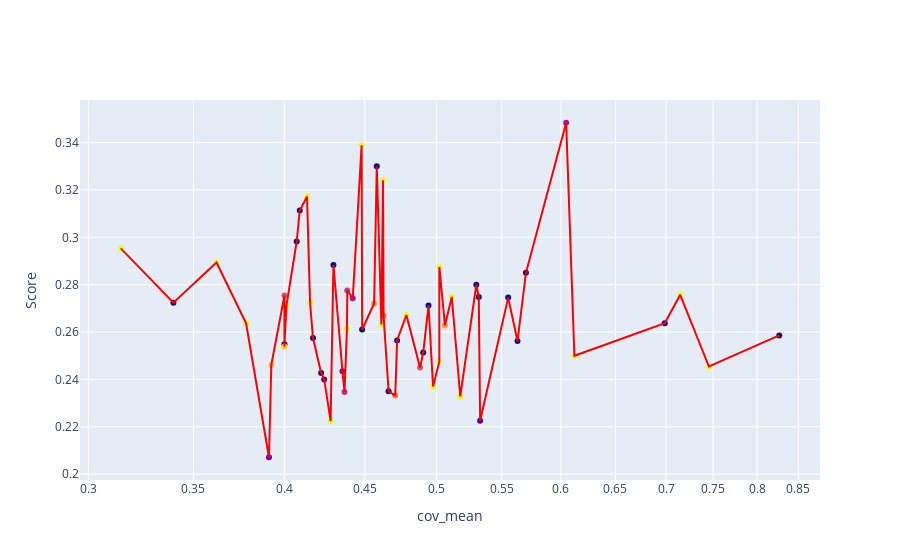

Here is the notebook cell this chart was saved with:
### Code cell
import plotly.graph_objs as go
import collections
import numpy as np


# Modified function to create an interactive plot using Plotly within a Jupyter Notebook
def plot_average_scores_plotly(dataset_scores, model_scores, color_mapping, 
                              model_list=None, x_key='n_samples',
                              log_axis=False, title=None):
    avg_dataset_scores = collections.defaultdict(lambda: collections.defaultdict(list))
    avg_scores = {'score': [], x_key: []} 

    # Create Plotly figure
    fig = go.Figure()

    for dataset in dataset_scores:
        if model_list is None:
            avg_dataset_scores[dataset]['score'] = np.mean(dataset_scores[dataset]['score'])
            avg_dataset_scores[dataset][x_key] = np.mean(dataset_scores[dataset][x_key])
        else:
            model_indices = [i for i, model in enumerate(model_scores.keys()) if model in model_list]
            avg_dataset_scores[dataset]['score'] = np.mean([dataset_scores[dataset]['score'][i] for i in model_indices])
            avg_dataset_scores[dataset][x_key] = np.mean([dataset_scores[dataset][x_key][i] for i in model_indices])

        # Append data for plotting
        avg_scores['score'].append(avg_dataset_scores[dataset]['score'])
        avg_scores[x_key].append(avg_dataset_scores[dataset][x_key])
        
        # Add trace for each dataset to the figure
        fig.add_trace(go.Scatter(
            x=[avg_dataset_scores[dataset][x_key]],
            y=[avg_dataset_scores[dataset]['score']],
            text=[dataset],  # Will show this text on hover
            mode='markers',
            marker=dict(color=color_mapping[dataset]),
            name=dataset
        ))

    # sort by x_key (e.g., 'n_samples')
    sorted_indices = np.argsort(avg_scores[x_key])
    sorted_scores = np.array(avg_scores['score'])[sorted_indices]
    sorted_x_values = np.array(avg_scores[x_key])[sorted_indices]

    # Add sorted average line to the figure
    fig.add_trace(go.Scatter(
        x=sorted_x_values,
        y=sorted_scores,
        mode='lines',
        marker=dict(color='red'),
        name='Average'
    ))

    # Set log axis if specified
    if log_axis:
        fig.update_xaxes(type='log')

    # Update layout with title and axis labels
    fig.update_layout(
        title=title,
        xaxis_title=x_key,
        yaxis_title='Score',
        hovermode='closest'
    )

    # disable legend
    fig.update_layout(showlegend=False)

    # Show figure
    fig.show()

    return avg_scores

avg_scores = plot_average_scores_plotly(dataset_scores, 
                                       model_scores, 
                                       color_mapping,
                                       model_list=large_models,
                                       log_axis=LOG_AXIS,
                                       x_key='cov_mean',)

### Figure 1 — Plotly figure (JSON) as saved in the notebook; plotly's stock layout.template omitted (floating-point values rounded to 4 significant figures)
{"data": [{"marker": {"color": [0.86, 0.3712, 0.34]}, "mode": "markers", "name": "world_religions", "text": ["world_religions"], "type": "scatter", "x": [0.3146], "y": [0.2953]}, {"marker": {"color": [0.86, 0.4269, 0.34]}, "mode": "markers", "name": "anatomy", "text": ["anatomy"], "type": "scatter", "x": [0.4622], "y": [0.3241]}, {"marker": {"color": [0.86, 0.4826, 0.34]}, "mode": "markers", "name": "international_law", "text": ["international_law"], "type": "scatter", "x": [0.4479], "y": [0.3388]}, {"marker": {"color": [0.86, 0.5383, 0.34]}, "mode": "markers", "name": "college_biology", "text": ["college_biology"], "type": "scatter", "x": [0.4153], "y": [0.2726]}, {"marker": {"color": [0.86, 0.5941, 0.34]}, "mode": "markers", "name": "college_physics", "text": ["college_physics"], "type": "scatter", "x": [0.5176], "y": [0.2328]}, {"marker": {"color": [0.86, 0.6498, 0.34]}, "mode": "markers", "name": "professional_medicine", "text": ["professional_medicine"], "type": "scatter", "x": [0.7147], "y": [0.2757]}, {"marker": {"color": [0.86, 0.7055, 0.34]}, "mode": "markers", "name": "elementary_mathematics", "text": ["elementary_mathematics"], "type": "scatter", "x": [0.4783], "y": [0.2672]}, {"marker": {"color": [0.86, 0.7612, 0.34]}, "mode": "markers", "name": "logical_fallacies", "text": ["logical_fallacies"], "type": "scatter", "x": [0.4012], "y": [0.2715]}, {"marker": {"color": [0.86, 0.8169, 0.34]}, "mode": "markers", "name": "abstract_algebra", "text": ["abstract_algebra"], "type": "scatter", "x": [0.502], "y": [0.2475]}, {"marker": {"color": [0.8474, 0.86, 0.34]}, "mode": "markers", "name": "high_school_geography", "text": ["high_school_geography"], "type": "scatter", "x": [0.4384], "y": [0.2614]}, {"marker": {"color": [0.7917, 0.86, 0.34]}, "mode": "markers", "name": "human_sexuality", "text": ["human_sexuality"], "type": "scatter", "x": [0.3924], "y": [0.2462]}, {"marker": {"color": [0.7359, 0.86, 0.34]}, "mode": "markers", "name": "professional_psychology", "text": ["professional_psychology"], "type": "scatter", "x": [0.4562], "y": [0.2721]}, {"marker": {"color": [0.6802, 0.86, 0.34]}, "mode": "markers", "name": "high_school_biology", "text": ["high_school_biology"], "type": "scatter", "x": [0.4626], "y": [0.2669]}, {"marker": {"color": [0.6245, 0.86, 0.34]}, "mode": "markers", "name": "jurisprudence", "text": ["jurisprudence"], "type": "scatter", "x": [0.4], "y": [0.2755]}, {"marker": {"color": [0.5688, 0.86, 0.34]}, "mode": "markers", "name": "econometrics", "text": ["econometrics"], "type": "scatter", "x": [0.4368], "y": [0.2346]}, {"marker": {"color": [0.5131, 0.86, 0.34]}, "mode": "markers", "name": "high_school_statistics", "text": ["high_school_statistics"], "type": "scatter", "x": [0.6046], "y": [0.3484]}, {"marker": {"color": [0.4574, 0.86, 0.34]}, "mode": "markers", "name": "security_studies", "text": ["security_studies"], "type": "scatter", "x": [0.391], "y": [0.2071]}, {"marker": {"color": [0.4017, 0.86, 0.34]}, "mode": "markers", "name": "college_medicine", "text": ["college_medicine"], "type": "scatter", "x": [0.5329], "y": [0.2225]}, {"marker": {"color": [0.3459, 0.86, 0.34]}, "mode": "markers", "name": "high_school_psychology", "text": ["high_school_psychology"], "type": "scatter", "x": [0.4903], "y": [0.2514]}, {"marker": {"color": [0.34, 0.86, 0.3898]}, "mode": "markers", "name": "professional_law", "text": ["professional_law"], "type": "scatter", "x": [0.563], "y": [0.2562]}, {"marker": {"color": [0.34, 0.86, 0.4455]}, "mode": "markers", "name": "high_school_chemistry", "text": ["high_school_chemistry"], "type": "scatter", "x": [0.4483], "y": [0.2611]}, {"marker": {"color": [0.34, 0.86, 0.5012]}, "mode": "markers", "name": "professional_accounting", "text": ["professional_accounting"], "type": "scatter", "x": [0.5319], "y": [0.2748]}, {"marker": {"color": [0.34, 0.86, 0.5569]}, "mode": "markers", "name": "high_school_us_history", "text": ["high_school_us_history"], "type": "scatter", "x": [0.8265], "y": [0.2586]}, {"marker": {"color": [0.34, 0.86, 0.6126]}, "mode": "markers", "name": "business_ethics", "text": ["business_ethics"], "type": "scatter", "x": [0.466], "y": [0.235]}, {"marker": {"color": [0.34, 0.86, 0.6683]}, "mode": "markers", "name": "public_relations", "text": ["public_relations"], "type": "scatter", "x": [0.4091], "y": [0.3114]}, {"marker": {"color": [0.34, 0.86, 0.7241]}, "mode": "markers", "name": "marketing", "text": ["marketing"], "type": "scatter", "x": [0.4171], "y": [0.2575]}, {"marker": {"color": [0.34, 0.86, 0.7798]}, "mode": "markers", "name": "machine_learning", "text": ["machine_learning"], "type": "scatter", "x": [0.5554], "y": [0.2746]}, {"marker": {"color": [0.34, 0.86, 0.8355]}, "mode": "markers", "name": "nutrition", "text": ["nutrition"], "type": "scatter", "x": [0.4941], "y": [0.2712]}, {"marker": {"color": [0.34, 0.8288, 0.86]}, "mode": "markers", "name": "high_school_world_history", "text": ["high_school_world_history"], "type": "scatter", "x": [0.6987], "y": [0.2637]}, {"marker": {"color": [0.34, 0.7731, 0.86]}, "mode": "markers", "name": "moral_scenarios", "text": ["moral_scenarios"], "type": "scatter", "x": [0.4221], "y": [0.2427]}, {"marker": {"color": [0.34, 0.7174, 0.86]}, "mode": "markers", "name": "college_computer_science", "text": ["college_computer_science"], "type": "scatter", "x": [0.53], "y": [0.28]}, {"marker": {"color": [0.34, 0.6617, 0.86]}, "mode": "markers", "name": "management", "text": ["management"], "type": "scatter", "x": [0.4], "y": [0.2549]}, {"marker": {"color": [0.34, 0.6059, 0.86]}, "mode": "markers", "name": "moral_disputes", "text": ["moral_disputes"], "type": "scatter", "x": [0.3399], "y": [0.2724]}, {"marker": {"color": [0.34, 0.5502, 0.86]}, "mode": "markers", "name": "conceptual_physics", "text": ["conceptual_physics"], "type": "scatter", "x": [0.4298], "y": [0.2883]}, {"marker": {"color": [0.34, 0.4945, 0.86]}, "mode": "markers", "name": "high_school_mathematics", "text": ["high_school_mathematics"], "type": "scatter", "x": [0.4719], "y": [0.2565]}, {"marker": {"color": [0.34, 0.4388, 0.86]}, "mode": "markers", "name": "high_school_computer_science", "text": ["high_school_computer_science"], "type": "scatter", "x": [0.57], "y": [0.285]}, {"marker": {"color": [0.34, 0.3831, 0.86]}, "mode": "markers", "name": "global_facts", "text": ["global_facts"], "type": "scatter", "x": [0.458], "y": [0.33]}, {"marker": {"color": [0.3526, 0.34, 0.86]}, "mode": "markers", "name": "virology", "text": ["virology"], "type": "scatter", "x": [0.4072], "y": [0.2982]}, {"marker": {"color": [0.4083, 0.34, 0.86]}, "mode": "markers", "name": "medical_genetics", "text": ["medical_genetics"], "type": "scatter", "x": [0.424], "y": [0.24]}, {"marker": {"color": [0.4641, 0.34, 0.86]}, "mode": "markers", "name": "astronomy", "text": ["astronomy"], "type": "scatter", "x": [0.4355], "y": [0.2434]}, {"marker": {"color": [0.5198, 0.34, 0.86]}, "mode": "markers", "name": "miscellaneous", "text": ["miscellaneous"], "type": "scatter", "x": [0.4421], "y": [0.2743]}, {"marker": {"color": [0.5755, 0.34, 0.86]}, "mode": "markers", "name": "electrical_engineering", "text": ["electrical_engineering"], "type": "scatter", "x": [0.4386], "y": [0.2776]}, {"marker": {"color": [0.6312, 0.34, 0.86]}, "mode": "markers", "name": "us_foreign_policy", "text": ["us_foreign_policy"], "type": "scatter", "x": [0.488], "y": [0.245]}, {"marker": {"color": [0.6869, 0.34, 0.86]}, "mode": "markers", "name": "high_school_microeconomics", "text": ["high_school_microeconomics"], "type": "scatter", "x": [0.4706], "y": [0.2332]}, {"marker": {"color": [0.7426, 0.34, 0.86]}, "mode": "markers", "name": "high_school_macroeconomics", "text": ["high_school_macroeconomics"], "type": "scatter", "x": [0.5062], "y": [0.2628]}, {"marker": {"color": [0.7983, 0.34, 0.86]}, "mode": "markers", "name": "prehistory", "text": ["prehistory"], "type": "scatter", "x": [0.4], "y": [0.2539]}, {"marker": {"color": [0.8541, 0.34, 0.86]}, "mode": "markers", "name": "college_mathematics", "text": ["college_mathematics"], "type": "scatter", "x": [0.612], "y": [0.25]}, {"marker": {"color": [0.86, 0.34, 0.8102]}, "mode": "markers", "name": "human_aging", "text": ["human_aging"], "type": "scatter", "x": [0.4135], "y": [0.3173]}, {"marker": {"color": [0.86, 0.34, 0.7545]}, "mode": "markers", "name": "computer_security", "text": ["computer_security"], "type": "scatter", "x": [0.502], "y": [0.2875]}, {"marker": {"color": [0.86, 0.34, 0.6988]}, "mode": "markers", "name": "high_school_government_and_politics", "text": ["high_school_government_and_politics"], "type": "scatter", "x": [0.4974], "y": [0.237]}, {"marker": {"color": [0.86, 0.34, 0.6431]}, "mode": "markers", "name": "sociology", "text": ["sociology"], "type": "scatter", "x": [0.3781], "y": [0.2637]}, {"marker": {"color": [0.86, 0.34, 0.5874]}, "mode": "markers", "name": "high_school_european_history", "text": ["high_school_european_history"], "type": "scatter", "x": [0.7455], "y": [0.2455]}, {"marker": {"color": [0.86, 0.34, 0.5317]}, "mode": "markers", "name": "high_school_physics", "text": ["high_school_physics"], "type": "scatter", "x": [0.5113], "y": [0.2748]}, {"marker": {"color": [0.86, 0.34, 0.4759]}, "mode": "markers", "name": "college_chemistry", "text": ["college_chemistry"], "type": "scatter", "x": [0.428], "y": [0.2225]}, {"marker": {"color": [0.86, 0.34, 0.4202]}, "mode": "markers", "name": "philosophy", "text": ["philosophy"], "type": "scatter", "x": [0.3621], "y": [0.2894]}, {"marker": {"color": [0.86, 0.34, 0.3645]}, "mode": "markers", "name": "clinical_knowledge", "text": ["clinical_knowledge"], "type": "scatter", "x": [0.4611], "y": [0.2632]}, {"marker": {"color": "red"}, "mode": "lines", "name": "Average", "type": "scatter", "x": [0.3146, 0.3399, 0.3621, 0.3781, 0.391, 0.3924, 0.4, 0.4, 0.4, 0.4012, 0.4072, 0.4091, 0.4135, 0.4153, 0.4171, 0.4221, 0.424, 0.428, 0.4298, 0.4355, 0.4368, 0.4384, 0.4386, 0.4421, 0.4479, 0.4483, 0.4562, 0.458, 0.4611, 0.4622, 0.4626, 0.466, 0.4706, 0.4719, 0.4783, 0.488, 0.4903, 0.4941, 0.4974, 0.502, 0.502, 0.5062, 0.5113, 0.5176, 0.53, 0.5319, 0.5329, 0.5554, 0.563, 0.57, 0.6046, 0.612, 0.6987, 0.7147, 0.7455, 0.8265], "y": [0.2953, 0.2724, 0.2894, 0.2637, 0.2071, 0.2462, 0.2755, 0.2539, 0.2549, 0.2715, 0.2982, 0.3114, 0.3173, 0.2726, 0.2575, 0.2427, 0.24, 0.2225, 0.2883, 0.2434, 0.2346, 0.2614, 0.2776, 0.2743, 0.3388, 0.2611, 0.2721, 0.33, 0.2632, 0.3241, 0.2669, 0.235, 0.2332, 0.2565, 0.2672, 0.245, 0.2514, 0.2712, 0.237, 0.2475, 0.2875, 0.2628, 0.2748, 0.2328, 0.28, 0.2748, 0.2225, 0.2746, 0.2562, 0.285, 0.3484, 0.25, 0.2637, 0.2757, 0.2455, 0.2586]}], "layout": {"hovermode": "closest", "showlegend": false, "title": {}, "xaxis": {"title": {"text": "cov_mean"}, "type": "log"}, "yaxis": {"title": {"text": "Score"}}}}
